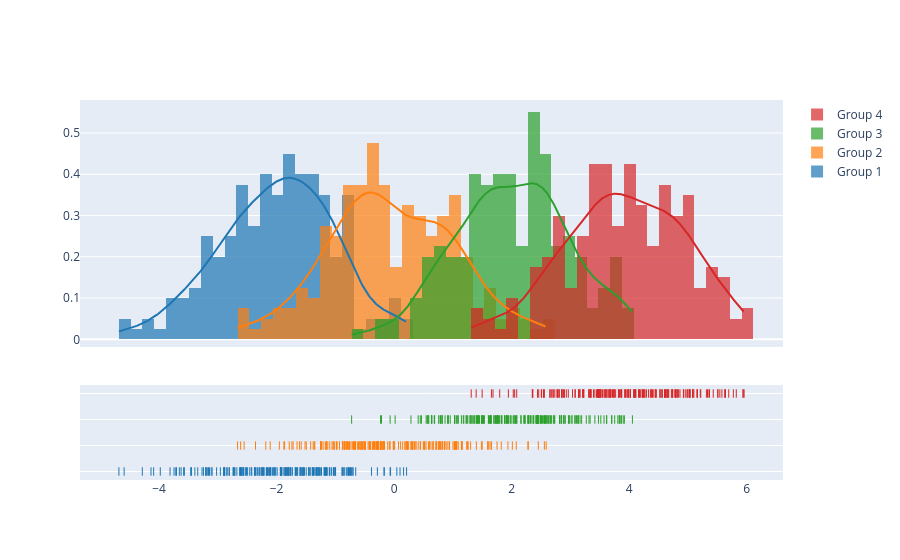

The cell this chart's notebook holds for it:
### Code cell
import plotly.figure_factory as ff

# Add histogram data
x1 = np.random.randn(200) - 2
x2 = np.random.randn(200)
x3 = np.random.randn(200) + 2
x4 = np.random.randn(200) + 4

# Group data together
hist_data = [x1, x2, x3, x4]

group_labels = ['Group 1', 'Group 2', 'Group 3', 'Group 4']

# Create distplot with custom bin_size
fig = ff.create_distplot(hist_data, group_labels, bin_size=.2)
fig.show()

### Figure 1 — Plotly figure (JSON) as saved in the notebook; plotly's stock layout.template omitted (floating-point values rounded to 4 significant figures; data arrays with more than 128 entries replaced by an {"elided": "..."} marker saying what was removed)
{"data": [{"autobinx": false, "histnorm": "probability density", "legendgroup": "Group 1", "marker": {"color": "rgb(31, 119, 180)"}, "name": "Group 1", "opacity": 0.7, "type": "histogram", "x": {"elided": "200 float values"}, "xaxis": "x", "xbins": {"end": 0.2124, "size": 0.2, "start": -4.684}, "yaxis": "y"}, {"autobinx": false, "histnorm": "probability density", "legendgroup": "Group 2", "marker": {"color": "rgb(255, 127, 14)"}, "name": "Group 2", "opacity": 0.7, "type": "histogram", "x": {"elided": "200 float values"}, "xaxis": "x", "xbins": {"end": 2.588, "size": 0.2, "start": -2.664}, "yaxis": "y"}, {"autobinx": false, "histnorm": "probability density", "legendgroup": "Group 3", "marker": {"color": "rgb(44, 160, 44)"}, "name": "Group 3", "opacity": 0.7, "type": "histogram", "x": {"elided": "200 float values"}, "xaxis": "x", "xbins": {"end": 4.056, "size": 0.2, "start": -0.7231}, "yaxis": "y"}, {"autobinx": false, "histnorm": "probability density", "legendgroup": "Group 4", "marker": {"color": "rgb(214, 39, 40)"}, "name": "Group 4", "opacity": 0.7, "type": "histogram", "x": {"elided": "200 float values"}, "xaxis": "x", "xbins": {"end": 5.956, "size": 0.2, "start": 1.312}, "yaxis": "y"}, {"legendgroup": "Group 1", "marker": {"color": "rgb(31, 119, 180)"}, "mode": "lines", "name": "Group 1", "showlegend": false, "type": "scatter", "x": {"elided": "500 float values"}, "xaxis": "x", "y": {"elided": "500 float values"}, "yaxis": "y"}, {"legendgroup": "Group 2", "marker": {"color": "rgb(255, 127, 14)"}, "mode": "lines", "name": "Group 2", "showlegend": false, "type": "scatter", "x": {"elided": "500 float values"}, "xaxis": "x", "y": {"elided": "500 float values"}, "yaxis": "y"}, {"legendgroup": "Group 3", "marker": {"color": "rgb(44, 160, 44)"}, "mode": "lines", "name": "Group 3", "showlegend": false, "type": "scatter", "x": {"elided": "500 float values"}, "xaxis": "x", "y": {"elided": "500 float values"}, "yaxis": "y"}, {"legendgroup": "Group 4", "marker": {"color": "rgb(214, 39, 40)"}, "mode": "lines", "name": "Group 4", "showlegend": false, "type": "scatter", "x": {"elided": "500 float values"}, "xaxis": "x", "y": {"elided": "500 float values"}, "yaxis": "y"}, {"legendgroup": "Group 1", "marker": {"color": "rgb(31, 119, 180)", "symbol": "line-ns-open"}, "mode": "markers", "name": "Group 1", "showlegend": false, "type": "scatter", "x": {"elided": "200 float values"}, "xaxis": "x", "y": {"elided": "200 str values"}, "yaxis": "y2"}, {"legendgroup": "Group 2", "marker": {"color": "rgb(255, 127, 14)", "symbol": "line-ns-open"}, "mode": "markers", "name": "Group 2", "showlegend": false, "type": "scatter", "x": {"elided": "200 float values"}, "xaxis": "x", "y": {"elided": "200 str values"}, "yaxis": "y2"}, {"legendgroup": "Group 3", "marker": {"color": "rgb(44, 160, 44)", "symbol": "line-ns-open"}, "mode": "markers", "name": "Group 3", "showlegend": false, "type": "scatter", "x": {"elided": "200 float values"}, "xaxis": "x", "y": {"elided": "200 str values"}, "yaxis": "y2"}, {"legendgroup": "Group 4", "marker": {"color": "rgb(214, 39, 40)", "symbol": "line-ns-open"}, "mode": "markers", "name": "Group 4", "showlegend": false, "type": "scatter", "x": {"elided": "200 float values"}, "xaxis": "x", "y": {"elided": "200 str values"}, "yaxis": "y2"}], "layout": {"barmode": "overlay", "hovermode": "closest", "legend": {"traceorder": "reversed"}, "xaxis": {"anchor": "y2", "domain": [0.0, 1.0], "zeroline": false}, "yaxis": {"anchor": "free", "domain": [0.35, 1], "position": 0.0}, "yaxis2": {"anchor": "x", "domain": [0, 0.25], "dtick": 1, "showticklabels": false}}}
